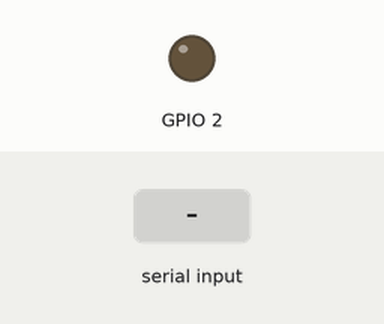
A sketch run on a simulated ESP32. Parts: output pins drawn as LEDs (lit = HIGH). The test bench sets the inputs (shaded band). Nothing arrives over Bluetooth unless stated.

Above: at 1.2 s.
1.3 s: "1" received over the second serial link
At 2.3 s:
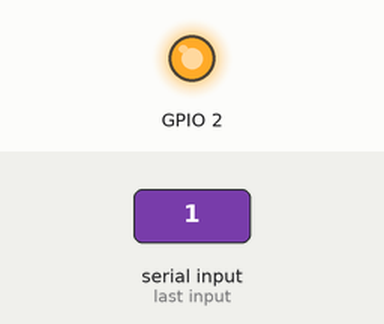
2.8 s: "0" received over the second serial link
At 3.4 s:
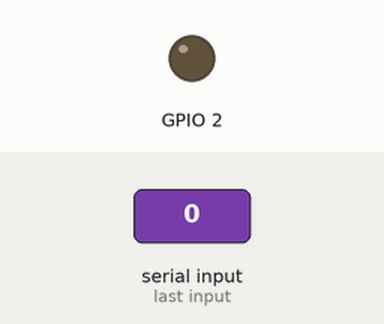
Timing chart, 0 to 5.8 s (numbered marks = the images above; inputs shaded):
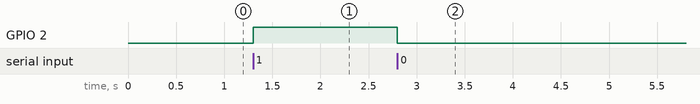

Measured:
- after the input at 1.3 s, GPIO 2: LOW → HIGH at once
- after the input at 2.8 s, GPIO 2: HIGH → LOW at once

The sketch:

Bluetooth.ino
```cpp
#include "BluetoothSerial.h"
BluetoothSerial SerialBT;
char r;
void setup()
{
  SerialBT.begin("Sumedha's ESP");
  pinMode(2,OUTPUT);
}
void loop(){
  r=SerialBT.read();
  if(r=='1')
  {
    digitalWrite(2,HIGH);
  }
  if(r=='0'){
    digitalWrite(2,LOW);
  }
}
```
